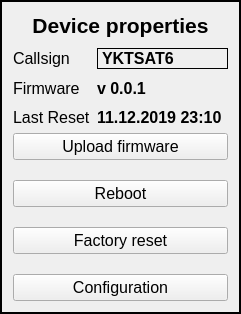
    <widget class="QFrame" name="verticalFrame_2">
     <property name="geometry">
      <rect>
       <x>1290</x>
       <y>520</y>
       <width>241</width>
       <height>311</height>
      </rect>
     </property>
     <property name="frameShape">
      <enum>QFrame::Box</enum>
     </property>
     <property name="lineWidth">
      <number>2</number>
     </property>
     <layout class="QVBoxLayout" name="verticalLayout_16">
      <item>
       <layout class="QFormLayout" name="formLayout_3">
        <property name="verticalSpacing">
         <number>10</number>
        </property>
        <item row="0" column="0" colspan="2">
         <widget class="QLabel" name="label_32">
          <property name="font">
           <font>
            <family>Arial</family>
            <pointsize>16</pointsize>
            <weight>75</weight>
            <bold>true</bold>
           </font>
          </property>
          <property name="text">
           <string>Device properties</string>
          </property>
          <property name="alignment">
           <set>Qt::AlignCenter</set>
          </property>
         </widget>
        </item>
        <item row="1" column="0">
         <widget class="QLabel" name="label_33">
          <property name="font">
           <font>
            <family>Arial</family>
            <pointsize>12</pointsize>
           </font>
          </property>
          <property name="text">
           <string>Callsign</string>
          </property>
         </widget>
        </item>
        <item row="1" column="1">
         <widget class="QLabel" name="label_36">
          <property name="font">
           <font>
            <family>Arial</family>
            <pointsize>12</pointsize>
            <weight>75</weight>
            <bold>true</bold>
           </font>
          </property>
          <property name="frameShape">
           <enum>QFrame::Box</enum>
          </property>
          <property name="text">
           <string>YKTSAT6</string>
          </property>
         </widget>
        </item>
        <item row="2" column="0">
         <widget class="QLabel" name="label_34">
          <property name="font">
           <font>
            <family>Arial</family>
            <pointsize>12</pointsize>
           </font>
          </property>
          <property name="text">
           <string>Firmware</string>
          </property>
         </widget>
        </item>
        <item row="2" column="1">
         <widget class="QLabel" name="label_37">
          <property name="font">
           <font>
            <family>Arial</family>
            <pointsize>12</pointsize>
            <weight>75</weight>
            <bold>true</bold>
           </font>
          </property>
          <property name="text">
           <string>v 0.0.1</string>
          </property>
         </widget>
        </item>
        <item row="3" column="0">
         <widget class="QLabel" name="label_35">
          <property name="font">
           <font>
            <family>Arial</family>
            <pointsize>12</pointsize>
           </font>
          </property>
          <property name="text">
           <string>Last Reset</string>
          </property>
         </widget>
        </item>
        <item row="3" column="1">
         <widget class="QLabel" name="label_38">
          <property name="font">
           <font>
            <family>Arial</family>
            <pointsize>12</pointsize>
            <weight>75</weight>
            <bold>true</bold>
           </font>
          </property>
          <property name="text">
           <string>11.12.2019 23:10</string>
          </property>
         </widget>
        </item>
       </layout>
      </item>
      <item>
       <layout class="QVBoxLayout" name="verticalLayout_18">
        <property name="spacing">
         <number>20</number>
        </property>
        <item>
         <widget class="QPushButton" name="pushButton_2">
          <property name="font">
           <font>
            <family>Arial</family>
            <pointsize>12</pointsize>
           </font>
          </property>
          <property name="text">
           <string>Upload firmware</string>
          </property>
         </widget>
        </item>
        <item>
         <widget class="QPushButton" name="pushButton_4">
          <property name="font">
           <font>
            <family>Arial</family>
            <pointsize>12</pointsize>
           </font>
          </property>
          <property name="text">
           <string>Reboot</string>
          </property>
         </widget>
        </item>
        <item>
         <widget class="QPushButton" name="pushButton_3">
          <property name="font">
           <font>
            <family>Arial</family>
            <pointsize>12</pointsize>
           </font>
          </property>
          <property name="text">
           <string>Factory reset</string>
          </property>
         </widget>
        </item>
        <item>
         <widget class="QPushButton" name="pushButton">
          <property name="font">
           <font>
            <family>Arial</family>
            <pointsize>12</pointsize>
           </font>
          </property>
          <property name="text">
           <string>Configuration</string>
          </property>
         </widget>
        </item>
       </layout>
      </item>
     </layout>
    </widget>
